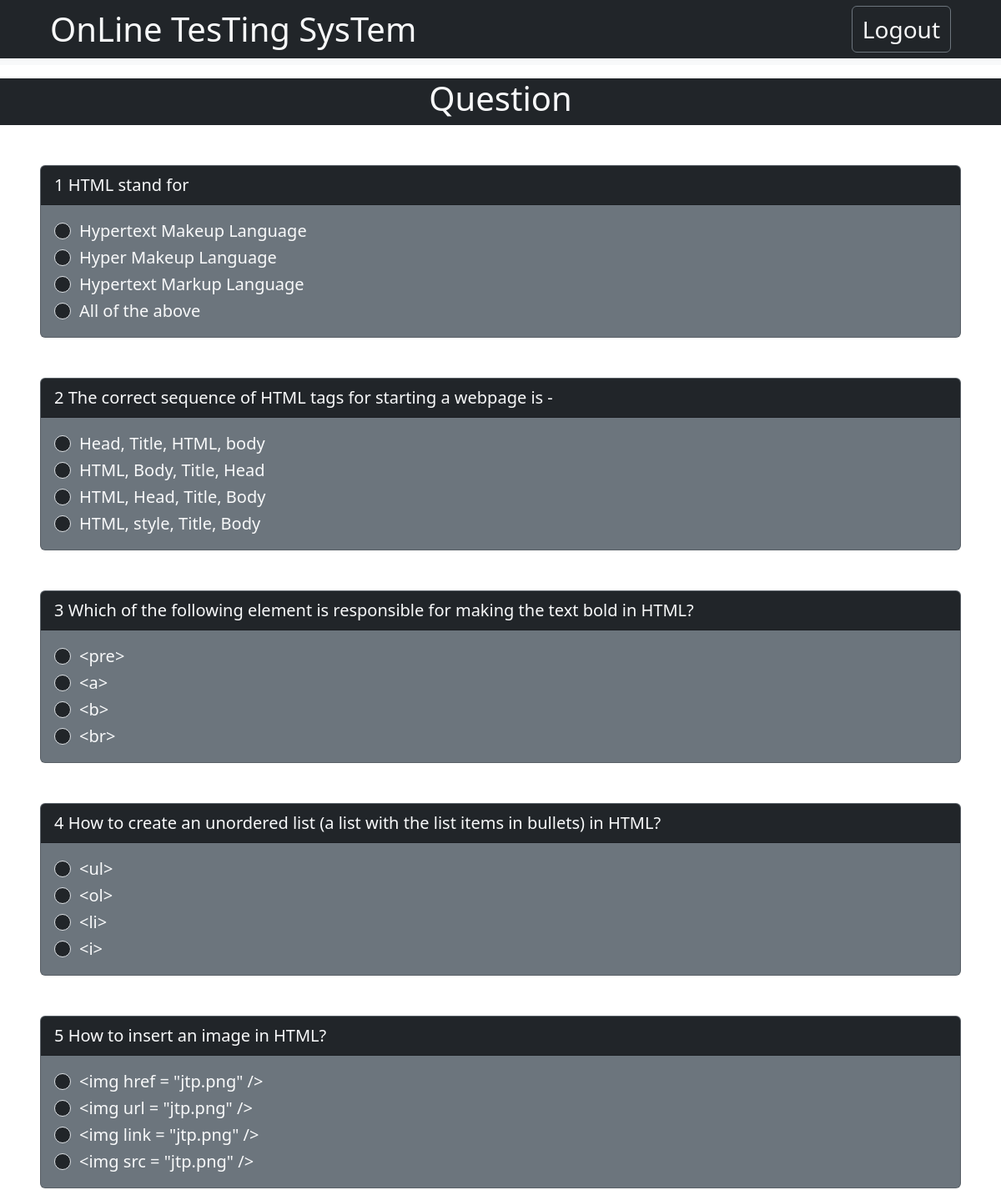
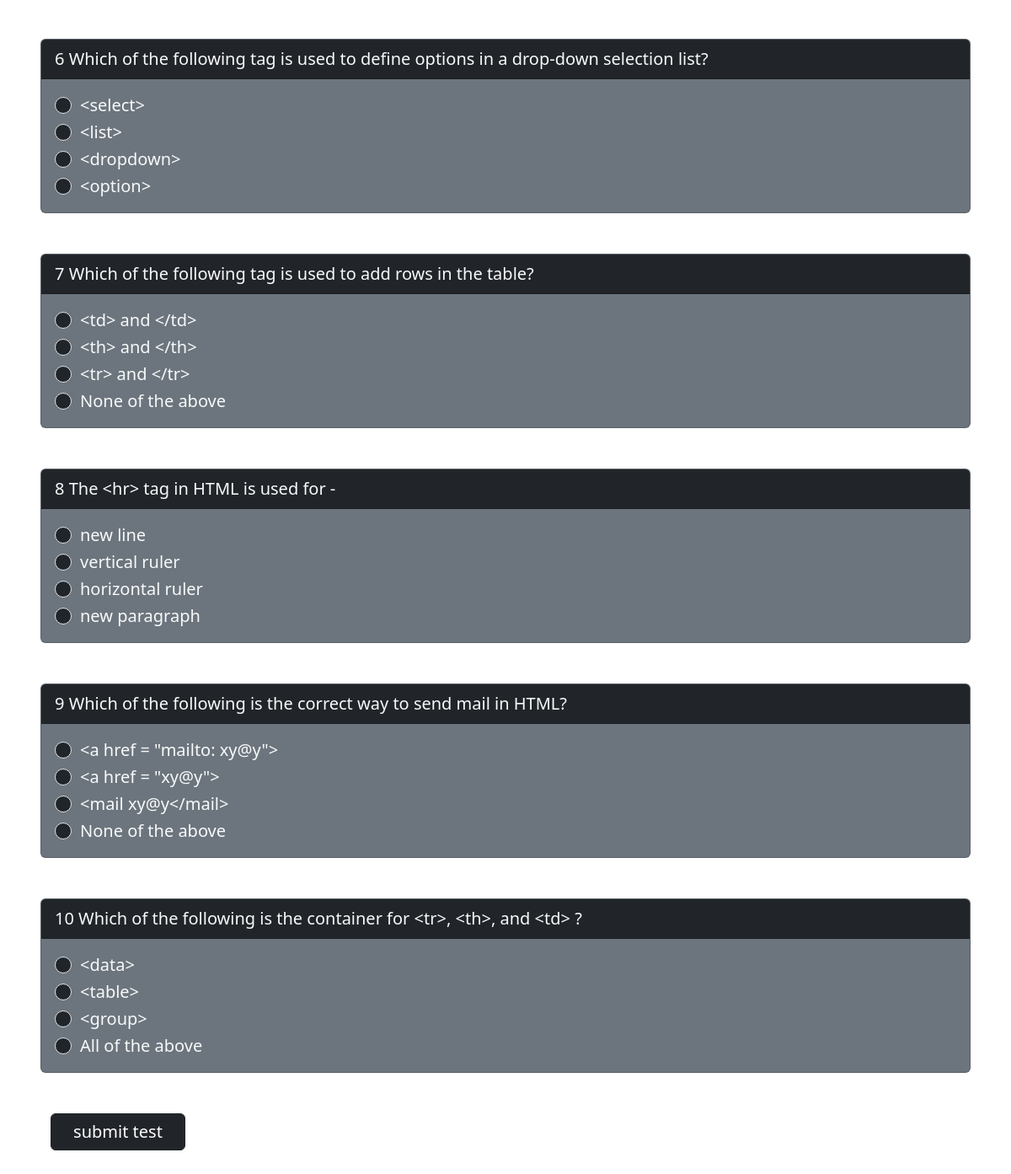
The page /paper/1/ (signed in) on the database its author committed (2 pictures, top to bottom).
### mainApp/models.py (models this page shows, shortened)
class Questionpaper(models.Model):
    id= models.AutoField(primary_key=True)
    nameofexam= models.ForeignKey(ExamPaper,on_delete=models.CASCADE)
    question = models.TextField()
    opt1=models.CharField(max_length=100)
    opt2=models.CharField(max_length=100)
    opt3=models.CharField(max_length=100)
    opt4=models.CharField(max_length=100)
    rigthopt = models.CharField(max_length=100)

### mainApp/views.py (the view)
# urls.py: path('paper/<int:id>/',views.questionpaper),
@login_required(login_url='/login/')
def questionpaper(Request,id):
    subject = ExamPaper.objects.get(id=id)
    questions = Questionpaper.objects.filter(nameofexam=subject)
    context={"questions":questions,"subject":subject}
    return render(Request,"question.html",context)

### mainApp/templates/question.html (shortened to what this page needs)
{% extends 'index.html'%}
{% block body %}
<div class="row bg-dark my-3">
<div class="col-12 text-light text-center">
  <h1>Question</h1>
</div>
</div>
<form action="{% url 'result' subject.id %}" method="post">
  {% csrf_token %} {% for item in questions %}
  <div class="card m-5 bg-secondary">
    <div class="card-header bg-dark text-light fs-5">
      <span>{{ forloop.counter }}</span> {{item.question}}
    </div>
    <div class="card-body text-light">
      <blockquote class="blockquote mb-0">
        <div class="form-check">
          <input class="form-check-input text-bg-dark" type="radio" name="option{{ item.id }}" value="{{item.opt1}}" required>
          <label class="form-check-label" for="">
            {{item.opt1}}
          </label>
        </div>
        <div class="form-check">
          <input class="form-check-input text-bg-dark" type="radio"  required name="option{{ item.id }}" value="{{item.opt2}}">
          <label class="form-check-label" for="">
            {{item.opt2}}
          </label>
        </div>
        <div class="form-check">
          <input class="form-check-input text-bg-dark" type="radio" required name="option{{ item.id }}" value="{{item.opt3}}">
          <label class="form-check-label" for="">
            {{item.opt3}}
          </label>
        </div>
        <div class="form-check">
          <input class="form-check-input text-bg-dark" type="radio" required name="option{{ item.id }}" value="{{item.opt4}}">
          <label class="form-check-label" for="">
            {{item.opt4}}
          </label>
        </div>
      </div>
    </div>
  {% endfor %}
  <div class="row mx-5 my-5">
<div class="col-md-2">
   <button type="submit" class=" btn btn-dark w-100 fs-5">submit test</button>
</div>
  </div>
</form>
{% endblock %}

### mainApp/templates/index.html (shortened to what this page needs)
{% extends 'super.html' %}
{% load static %}

### mainApp/templates/super.html (shortened to what this page needs)
{% load static %}
<!DOCTYPE html>
<html lang="en">
<head>
   <link rel="stylesheet" href="{% static 'css/style.css' %}">
   <link href="https://cdn.jsdelivr.net/npm/bootstrap@5.3.3/dist/css/bootstrap.min.css" rel="stylesheet">
</head>
<body>
  <nav class="navbar bg-body-tertiary  pt-0 ">
    <div class="container-fluid text-bg-dark ">
      <a class="navbar-brand text-light fs-1 mx-5">OnLine TesTing SysTem</a>
        {% if user.is_authenticated %}
        <a class="btn btn-outline-secondary text-light fs-3 mx-5" href="{% url 'logout'%}">Logout</a>
        {% else %}
        <a class="btn btn-outline-secondary text-light fs-3 mx-5" href="{%url 'login' %}" >Login</a>
        {% endif %}
    </div>
  </nav>
    {% block body %}
    {% endblock %}
</body>
</html>

### mainApp/templates/super.html (style rules this page uses)
* { margin: 0;padding: 0;box-sizing: border-box; }

### rows shown on the page
Questionpaper: question "HTML stand for", opt1 "Hypertext Makeup Language", opt2 "Hyper Makeup Language", opt3 "Hypertext Markup Language", opt4 "All of the above"
Questionpaper: question "The correct sequence of HTML tags for starting a webpage is -", opt1 "Head, Title, HTML, body", opt2 "HTML, Body, Title, Head", opt3 "HTML, Head, Title, Body", opt4 "HTML, style, Title, Body"
Questionpaper: question "Which of the following element is responsible for making the text bold in HTML?", opt1 "<pre>", opt2 "<a>", opt3 "<b>", opt4 "<br>"
Questionpaper: question "How to create an unordered list (a list with the list items in bullets) in HTML?", opt1 "<ul>", opt2 "<ol>", opt3 "<li>", opt4 "<i>"
Questionpaper: question "How to insert an image in HTML?", opt1 "<img href = \"jtp.png\" />", opt2 "<img url = \"jtp.png\" />", opt3 "<img link = \"jtp.png\" />", opt4 "<img src = \"jtp.png\" />"
Questionpaper: question "Which of the following tag is used to define options in a drop-down selection list?", opt1 "<select>", opt2 "<list>", opt3 "<dropdown>", opt4 "<option>"
Questionpaper: question "Which of the following tag is used to add rows in the table?", opt1 "<td> and </td>", opt2 "<th> and </th>", opt3 "<tr> and </tr>", opt4 "None of the above"
Questionpaper: question "The <hr> tag in HTML is used for -", opt1 "new line", opt2 "vertical ruler", opt3 "horizontal ruler", opt4 "new paragraph"
Questionpaper: question "Which of the following is the correct way to send mail in HTML?", opt1 "<a href = \"mailto: xy@y\">", opt2 "<a href = \"xy@y\">", opt3 "<mail xy@y</mail>", opt4 "None of the above"
Questionpaper: question "Which of the following is the container for <tr>, <th>, and <td> ?", opt1 "<data>", opt2 "<table>", opt3 "<group>", opt4 "All of the above"
